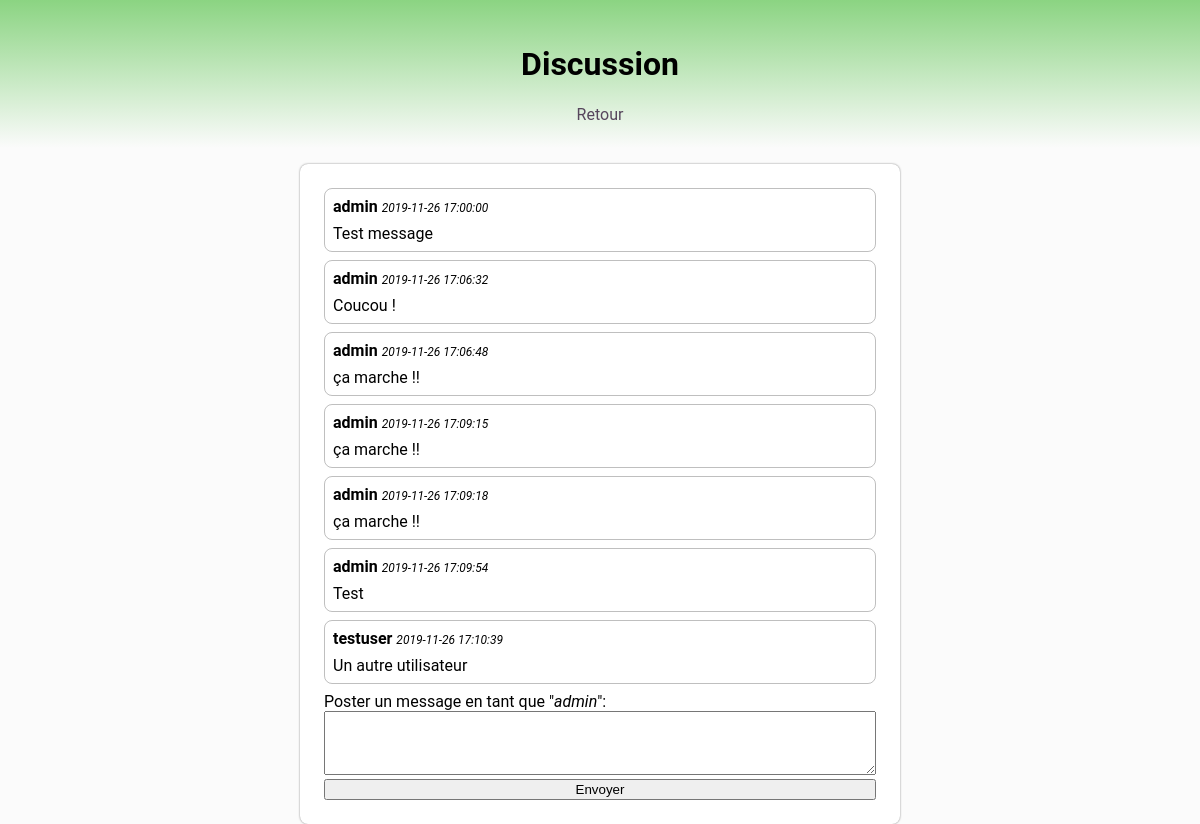
Page /discussion.php (signed in) on the committed database.
### tables this page shows
CREATE TABLE IF NOT EXISTS `messages` (
  `id` int(11) NOT NULL AUTO_INCREMENT,
  `message` varchar(140) NOT NULL,
  `date` datetime NOT NULL,
  `id_utilisateur` int(11) NOT NULL,
  PRIMARY KEY (`id`)
);

CREATE TABLE IF NOT EXISTS `utilisateurs` (
  `id` int(11) NOT NULL AUTO_INCREMENT,
  `login` varchar(255) NOT NULL,
  `password` varchar(255) NOT NULL,
  PRIMARY KEY (`id`)
);

### discussion.php (the view, shortened to what this page needs)
<?php
    $db = new mysqli("localhost", "root", "", "discussion");
    $request = "SELECT * FROM messages";
    $query = $db->query($request);
    $result = $query->fetch_all(MYSQLI_ASSOC);
    function getUsername($id) {
        global $db;
        $request = "SELECT login FROM utilisateurs WHERE id = ?";
        $stmt = $db->prepare($request);
        $stmt->bind_param("s", $id);
        $stmt->execute();
        $result = $stmt->get_result()->fetch_all();
        return $result["0"]["0"];
    }
?>
<!DOCTYPE html>
<html lang="en">
<head>
    <link rel="stylesheet" href="style.css">
</head>
<body>
    <header>
        <h1>Discussion</h1>
        <a href="/">Retour</a>
    </header>
    <main id="discussion">
        <?php
        foreach ($result as $message) {
            ?>
            <div class="message">
                <div>
                    <span class="username"><?= getUsername($message["id_utilisateur"]) ?></span>
                    <span class="date"><?= $message["date"] ?></span>
                </div>
                <div class="content"><?= $message["message"] ?></div>
            </div>
            <?php
        }
        ?>
        <form method="post">
            <label>Poster un message en tant que "<i><?= $_SESSION["user"]["login"] ?></i>":</label>
            <br/>
            <textarea name="message" style="width: 100%; min-height: 64px;"></textarea>
            <input type="submit" value="Envoyer">
        </form>
    </main>
</body>
</html>

### style.css (style rules this page uses)
html, body { height: 100%; padding: 0; margin: 0; font-family: "Roboto", sans-serif; background: #fbfbfb; }
* { box-sizing: border-box; }
header { background: linear-gradient(to bottom, #8bd482, #fbfbfb); color: black; text-align: center; padding: 1.5em 0; }
header a { text-decoration: none; color: rgb(86, 70, 92); }
main { margin: 1em 25%; background: white; border-radius: 8px; padding: 1.5em; box-shadow: 0 0 2px rgba(0, 0, 0, 0.5); }
label { margin: 0.25em 0; }
input { width: 100%; }
.message { padding: 0.5em; margin-bottom: 0.5em; border: 1px solid rgba(0, 0, 0, 0.25); border-radius: 8px; }
.username { font-weight: bold; }
.date { font-style: italic; font-size: 75%; }
.content { display: block; margin-top: 0.5em; }

### rows in the picture
messages: id_utilisateur.login "admin", date "2019-11-26 17:00:00", message "Test message"
messages: id_utilisateur.login "admin", date "2019-11-26 17:06:32", message "Coucou !"
messages: id_utilisateur.login "admin", date "2019-11-26 17:06:48", message "ça marche !!"
messages: id_utilisateur.login "admin", date "2019-11-26 17:09:15", message "ça marche !!"
messages: id_utilisateur.login "admin", date "2019-11-26 17:09:18", message "ça marche !!"
messages: id_utilisateur.login "admin", date "2019-11-26 17:09:54", message "Test"
messages: id_utilisateur.login "testuser", date "2019-11-26 17:10:39", message "Un autre utilisateur"

### other values in the picture
$_SESSION["user"]["login"] "admin"
